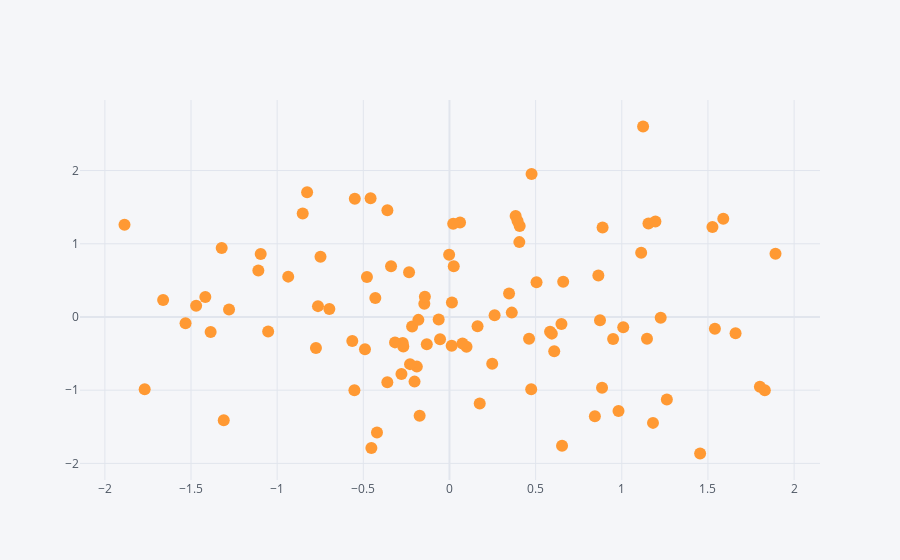

Notebook code cell kept with this figure:
### Code cell
df.iplot(kind='scatter',x="A",y='B',mode='markers')
